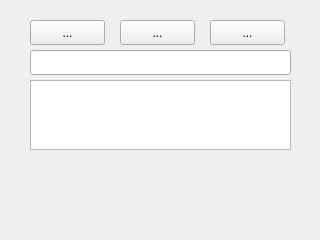
<?xml version="1.0" encoding="UTF-8"?>
<ui version="4.0">
 <class>FirstDialog</class>
 <widget class="QDialog" name="FirstDialog">
  <property name="geometry">
   <rect>
    <x>0</x>
    <y>0</y>
    <width>320</width>
    <height>240</height>
   </rect>
  </property>
  <property name="windowTitle">
   <string>First Window</string>
  </property>
  <widget class="QToolButton" name="sendToSecondTButton">
   <property name="geometry">
    <rect>
     <x>30</x>
     <y>20</y>
     <width>75</width>
     <height>25</height>
    </rect>
   </property>
   <property name="text">
    <string>...</string>
   </property>
   <property name="icon">
    <iconset theme="applications-office">
     <normaloff>.</normaloff>.</iconset>
   </property>
  </widget>
  <widget class="QLineEdit" name="firstFormLineEdit">
   <property name="geometry">
    <rect>
     <x>30</x>
     <y>50</y>
     <width>261</width>
     <height>25</height>
    </rect>
   </property>
  </widget>
  <widget class="QTextEdit" name="firstFormTextEdit">
   <property name="geometry">
    <rect>
     <x>30</x>
     <y>80</y>
     <width>261</width>
     <height>70</height>
    </rect>
   </property>
  </widget>
  <widget class="QToolButton" name="sendToMainTButton">
   <property name="geometry">
    <rect>
     <x>120</x>
     <y>20</y>
     <width>75</width>
     <height>25</height>
    </rect>
   </property>
   <property name="toolTip">
    <string>Send Data to Main...</string>
   </property>
   <property name="text">
    <string>...</string>
   </property>
   <property name="icon">
    <iconset theme="applications-science">
     <normaloff>.</normaloff>.</iconset>
   </property>
  </widget>
  <widget class="QToolButton" name="receiveFromMainTButton">
   <property name="geometry">
    <rect>
     <x>210</x>
     <y>20</y>
     <width>75</width>
     <height>25</height>
    </rect>
   </property>
   <property name="toolTip">
    <string>Receive data from Main...</string>
   </property>
   <property name="text">
    <string>...</string>
   </property>
   <property name="icon">
    <iconset theme="applications-system">
     <normaloff>.</normaloff>.</iconset>
   </property>
  </widget>
 </widget>
 <resources/>
 <connections>
  <connection>
   <sender>sendToMainTButton</sender>
   <signal>pressed()</signal>
   <receiver>FirstDialog</receiver>
   <slot>sendTextDataToMain()</slot>
   <hints>
    <hint type="sourcelabel">
     <x>157</x>
     <y>32</y>
    </hint>
    <hint type="destinationlabel">
     <x>159</x>
     <y>119</y>
    </hint>
   </hints>
  </connection>
  <connection>
   <sender>receiveFromMainTButton</sender>
   <signal>pressed()</signal>
   <receiver>FirstDialog</receiver>
   <slot>sendCommanToMain()</slot>
   <hints>
    <hint type="sourcelabel">
     <x>247</x>
     <y>32</y>
    </hint>
    <hint type="destinationlabel">
     <x>159</x>
     <y>119</y>
    </hint>
   </hints>
  </connection>
  <connection>
   <sender>sendToSecondTButton</sender>
   <signal>pressed()</signal>
   <receiver>FirstDialog</receiver>
   <slot>sendTextDataToSecond()</slot>
   <hints>
    <hint type="sourcelabel">
     <x>67</x>
     <y>32</y>
    </hint>
    <hint type="destinationlabel">
     <x>159</x>
     <y>119</y>
    </hint>
   </hints>
  </connection>
 </connections>
 <slots>
  <slot>sendTextDataToMain()</slot>
  <slot>sendTextDataToSecond()</slot>
  <slot>sendCommanToMain()</slot>
 </slots>
</ui>
